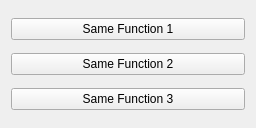
<?xml version="1.0" encoding="UTF-8"?>
<ui version="4.0">
 <class>Form</class>
 <widget class="QWidget" name="Form">
  <property name="geometry">
   <rect>
    <x>0</x>
    <y>0</y>
    <width>256</width>
    <height>128</height>
   </rect>
  </property>
  <property name="windowTitle">
   <string>Hello</string>
  </property>
  <layout class="QVBoxLayout" name="verticalLayout">
   <item>
    <widget class="QPushButton" name="pushButton">
     <property name="text">
      <string>Same Function 1</string>
     </property>
    </widget>
   </item>
   <item>
    <widget class="QPushButton" name="pushButton_2">
     <property name="text">
      <string>Same Function 2</string>
     </property>
    </widget>
   </item>
   <item>
    <widget class="QPushButton" name="pushButton_3">
     <property name="text">
      <string>Same Function 3</string>
     </property>
    </widget>
   </item>
  </layout>
 </widget>
 <resources/>
 <connections/>
</ui>
